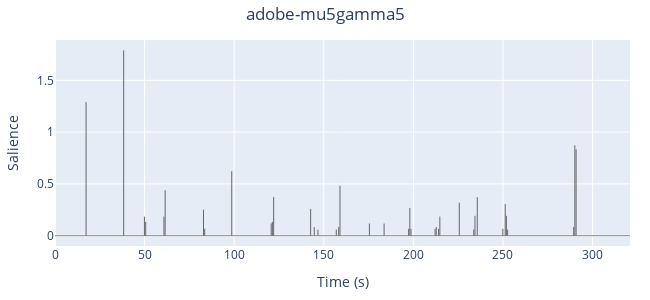

Notebook cell for this chart:
### Code cell
bc = est.contour("prob")
bc.plot()

### Figure 1 — Plotly figure (JSON) as saved in the notebook; plotly's stock layout.template omitted (floating-point values rounded to 4 significant figures)
{"data": [{"hovertemplate": "<b>Boundary</b><br>Time: %{x:.3f}s<br>Salience: %{y:.3f}<extra></extra>", "line": {"color": "#666", "width": 1}, "mode": "lines", "type": "scatter", "x": [17.34, 17.34, null, 38.33, 38.33, null, 49.92, 49.92, null, 50.62, 50.62, null, 60.8, 60.8, null, 61.47, 61.47, null, 82.87, 82.87, null, 83.54, 83.54, null, 98.63, 98.63, null, 120.6, 120.6, null, 121.3, 121.3, null, 122.0, 122.0, null, 142.7, 142.7, null, 144.7, 144.7, null, 146.7, 146.7, null, 157.0, 157.0, null, 158.3, 158.3, null, 159.0, 159.0, null, 175.5, 175.5, null, 183.7, 183.7, null, 197.4, 197.4, null, 198.0, 198.0, null, 198.7, 198.7, null, 212.1, 212.1, null, 212.8, 212.8, null, 214.1, 214.1, null, 214.8, 214.8, null, 225.6, 225.6, null, 233.7, 233.7, null, 234.4, 234.4, null, 235.7, 235.7, null, 249.9, 249.9, null, 251.2, 251.2, null, 251.9, 251.9, null, 252.6, 252.6, null, 289.5, 289.5, null, 290.1, 290.1, null, 290.8, 290.8, null], "y": [0, 1.29, null, 0, 1.79, null, 0, 0.1843, null, 0, 0.1333, null, 0, 0.1843, null, 0, 0.4389, null, 0, 0.251, null, 0, 0.06667, null, 0, 0.6232, null, 0, 0.1176, null, 0, 0.1333, null, 0, 0.3722, null, 0, 0.2588, null, 0, 0.08333, null, 0, 0.05882, null, 0, 0.05882, null, 0, 0.08333, null, 0, 0.481, null, 0, 0.1176, null, 0, 0.1176, null, 0, 0.06667, null, 0, 0.2676, null, 0, 0.06667, null, 0, 0.06667, null, 0, 0.08333, null, 0, 0.06667, null, 0, 0.1843, null, 0, 0.3176, null, 0, 0.05882, null, 0, 0.1922, null, 0, 0.3722, null, 0, 0.06667, null, 0, 0.3056, null, 0, 0.1922, null, 0, 0.05882, null, 0, 0.08333, null, 0, 0.8732, null, 0, 0.8333, null]}], "layout": {"height": 300, "margin": {"b": 20, "l": 20, "r": 20, "t": 40}, "shapes": [{"line": {"color": "#666", "width": 1}, "opacity": 0.8, "type": "line", "x0": 0, "x1": 1, "xref": "x domain", "y0": 0, "y1": 0, "yref": "y"}], "showlegend": false, "title": {"text": "adobe-mu5gamma5", "x": 0.5}, "width": 650, "xaxis": {"range": [0, 320.9], "title": {"text": "Time (s)"}}, "yaxis": {"title": {"text": "Salience"}}}}
